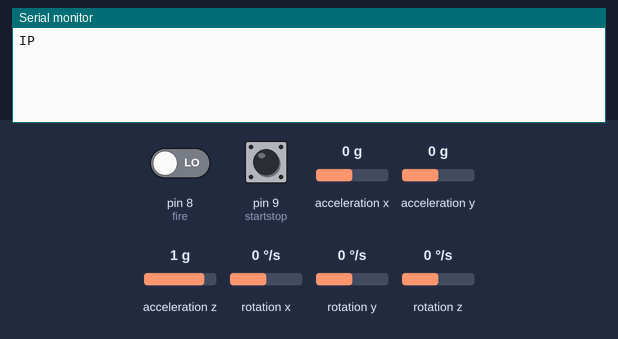
Simulated run of this sketch. Board: Arduino Uno, built with avr-gcc and run on an emulated ATmega328P. On the bench: the last lines printed to the serial monitor. Inputs (shaded band) come from the test bench; at power-on: rotation z 0 °/s, pin 8 (fire) LOW, pin 9 (startstop) LOW, acceleration x 0 g, acceleration y 0 g, acceleration z 1 g, rotation x 0 °/s, rotation y 0 °/s.

Above: at 1.2 s.
1.3 s: rotation z set to -192 °/s
At 2.5 s:
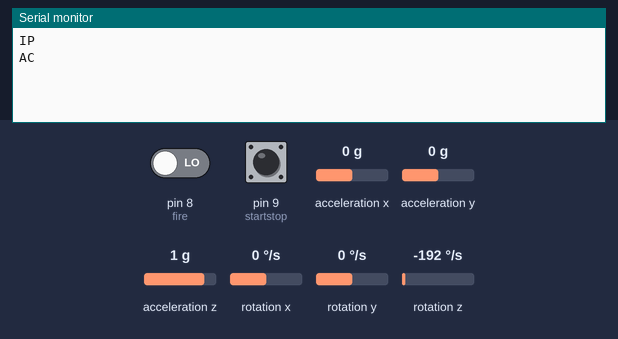
2.8 s: pin 8 (fire) driven HIGH
At 2.91 s:
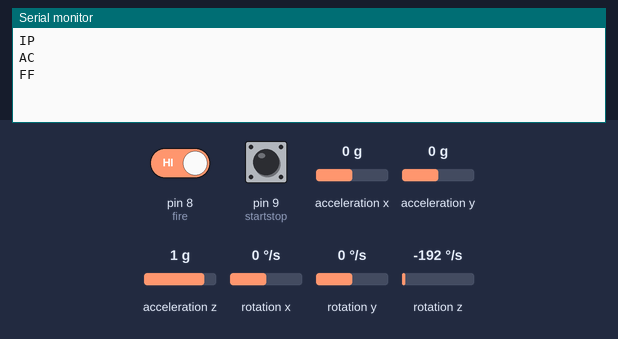
4.7 s: pin 9 (startstop) pulled HIGH for 0.15 s
At 4.81 s:
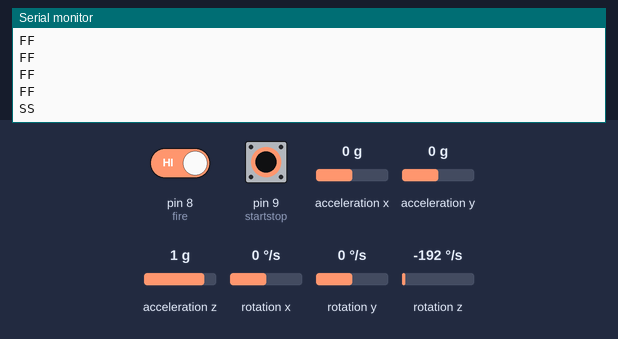
6.3 s: rotation z set to 192 °/s
At 6.3 s:
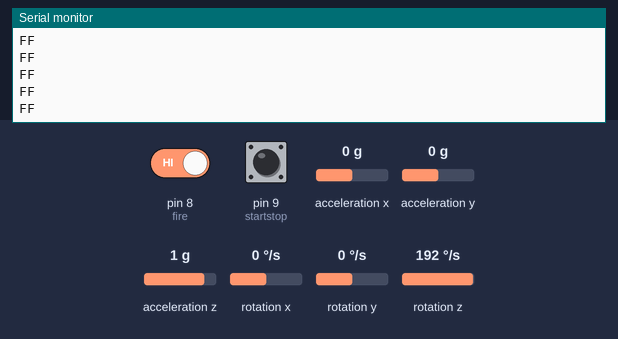

The sketch:

Arduino.ino
```cpp
/*
                Documentation
 ===============================================
 Author: Sagar Keim
 Co-Author: Harsh Kumar
 ===============================================

 This sketch takes input from a gyroscope MPU6050
 and two push buttons. It displays the following
 outputs on serial:
  1. IP : For initial position
  2. CW : For clockwise rotation
  3. AC : For anticlockwise rotation
  4. SS : For start/stop
  5. FF : For fire

 ===============================================
 */

#include <MPU6050_tockn.h>
#include <Wire.h>

MPU6050 mpu6050(Wire);
int startstop = 9;
int fire = 8;
int rotation=-2;   //0 for initial, -1 for anticlockwise, +1 for clockwise
int startstopvalue = 0;
int firevalue = 0;
int cooldownFire=0, cooldownStart=0;
int cooldownPeriod=60;
int z=0;

void setup()
{
  Serial.begin(9600);
  Wire.begin();
  mpu6050.begin();

  pinMode(startstop, INPUT);
  pinMode(fire, INPUT);
}

void loop()
{
  mpu6050.update();
  z=mpu6050.getAngleZ();

  if(z>=-10 && z<=10 && rotation!=0)
  {
    Serial.println("IP");   //For initial position
    rotation=0;
  }
  else if(z<-10 && rotation!=-1)
  {
    Serial.println("AC");   //For anticlockwise rotation
    rotation=-1;
  }
  else if(z>10 && rotation!=1)
  {
    Serial.println("CW");    //For clockwise rotation
    rotation=1;
  }

  startstopvalue = digitalRead(startstop);
  firevalue = digitalRead(fire);

  if(startstopvalue == HIGH)
  {
    cooldownStart--;
    if(cooldownStart<0)
    {
      Serial.println("SS");   //For startstop
      cooldownStart=cooldownPeriod;
    }
  }
  else if(firevalue == HIGH)
  {
    cooldownFire--;
    if(cooldownFire<0)
    {
      Serial.println("FF");   //For fire
      cooldownFire=cooldownPeriod;
    }
  }
}
```

Measured:
- after the input at 1.3 s, the serial monitor: prints a new line after 0.06 s (image 1)
- after the input at 2.8 s, the serial monitor: prints a new line at once (image 2)
- after the input at 4.7 s, the serial monitor: prints a new line at once (image 3)
